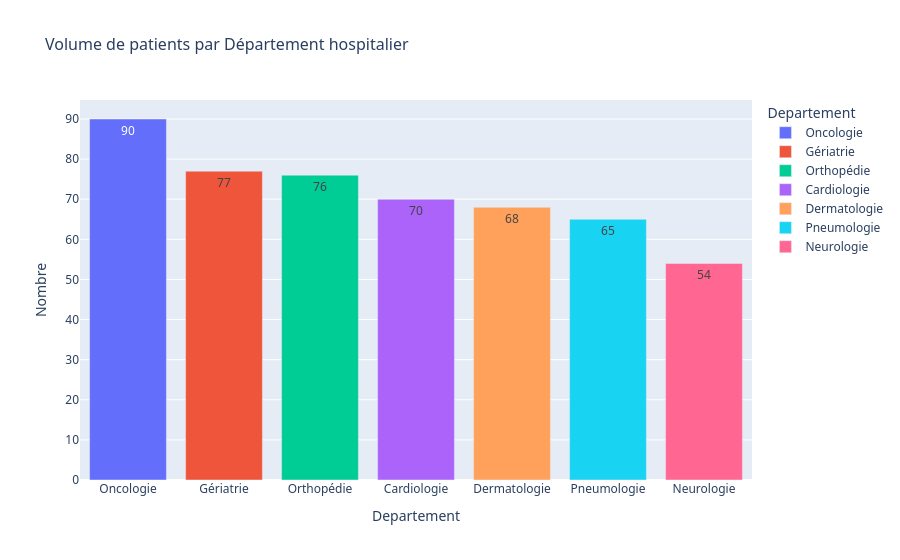

Notebook code cell kept with this figure:
### Markdown cell above
<div style="margin-top: 25px; margin-bottom: 15px; border-left: 5px solid #2980b9; background-color: #f4f7f6; padding: 12px 18px; border-radius: 0 6px 6px 0; box-shadow: 0 2px 4px rgba(0,0,0,0.02);">
    <h3 style="color: #2c3e50; margin: 0; font-family: 'Segoe UI', Tahoma, Geneva, Verdana, sans-serif; font-size: 1.15em; font-weight: 600;">4. Identifier les départements recevant le plus de patients.</h3>
</div>

### Code cell
dep_counts = df['Departement'].value_counts().reset_index()
dep_counts.columns = ['Departement', 'Nombre']
tracer_bar_chart(dep_counts, 'Departement', 'Nombre', "Volume de patients par Département hospitalier")

### Figure 1 — Plotly figure (JSON) as saved in the notebook; plotly's stock layout.template omitted (floating-point values rounded to 4 significant figures)
{"data": [{"hovertemplate": "Departement=%{x}<br>Nombre=%{y}<extra></extra>", "legendgroup": "Oncologie", "marker": {"color": "#636efa", "pattern": {"shape": ""}}, "name": "Oncologie", "orientation": "v", "showlegend": true, "textposition": "auto", "texttemplate": "%{y:.2s}", "type": "bar", "x": ["Oncologie"], "xaxis": "x", "y": [90], "yaxis": "y"}, {"hovertemplate": "Departement=%{x}<br>Nombre=%{y}<extra></extra>", "legendgroup": "Gériatrie", "marker": {"color": "#EF553B", "pattern": {"shape": ""}}, "name": "Gériatrie", "orientation": "v", "showlegend": true, "textposition": "auto", "texttemplate": "%{y:.2s}", "type": "bar", "x": ["Gériatrie"], "xaxis": "x", "y": [77], "yaxis": "y"}, {"hovertemplate": "Departement=%{x}<br>Nombre=%{y}<extra></extra>", "legendgroup": "Orthopédie", "marker": {"color": "#00cc96", "pattern": {"shape": ""}}, "name": "Orthopédie", "orientation": "v", "showlegend": true, "textposition": "auto", "texttemplate": "%{y:.2s}", "type": "bar", "x": ["Orthopédie"], "xaxis": "x", "y": [76], "yaxis": "y"}, {"hovertemplate": "Departement=%{x}<br>Nombre=%{y}<extra></extra>", "legendgroup": "Cardiologie", "marker": {"color": "#ab63fa", "pattern": {"shape": ""}}, "name": "Cardiologie", "orientation": "v", "showlegend": true, "textposition": "auto", "texttemplate": "%{y:.2s}", "type": "bar", "x": ["Cardiologie"], "xaxis": "x", "y": [70], "yaxis": "y"}, {"hovertemplate": "Departement=%{x}<br>Nombre=%{y}<extra></extra>", "legendgroup": "Dermatologie", "marker": {"color": "#FFA15A", "pattern": {"shape": ""}}, "name": "Dermatologie", "orientation": "v", "showlegend": true, "textposition": "auto", "texttemplate": "%{y:.2s}", "type": "bar", "x": ["Dermatologie"], "xaxis": "x", "y": [68], "yaxis": "y"}, {"hovertemplate": "Departement=%{x}<br>Nombre=%{y}<extra></extra>", "legendgroup": "Pneumologie", "marker": {"color": "#19d3f3", "pattern": {"shape": ""}}, "name": "Pneumologie", "orientation": "v", "showlegend": true, "textposition": "auto", "texttemplate": "%{y:.2s}", "type": "bar", "x": ["Pneumologie"], "xaxis": "x", "y": [65], "yaxis": "y"}, {"hovertemplate": "Departement=%{x}<br>Nombre=%{y}<extra></extra>", "legendgroup": "Neurologie", "marker": {"color": "#FF6692", "pattern": {"shape": ""}}, "name": "Neurologie", "orientation": "v", "showlegend": true, "textposition": "auto", "texttemplate": "%{y:.2s}", "type": "bar", "x": ["Neurologie"], "xaxis": "x", "y": [54], "yaxis": "y"}], "layout": {"barmode": "relative", "font": {"family": "Segoe UI"}, "legend": {"title": {"text": "Departement"}, "tracegroupgap": 0}, "title": {"font": {"size": 16}, "text": "Volume de patients par Département hospitalier"}, "xaxis": {"anchor": "y", "categoryarray": ["Oncologie", "Gériatrie", "Orthopédie", "Cardiologie", "Dermatologie", "Pneumologie", "Neurologie"], "categoryorder": "array", "domain": [0, 1], "title": {"font": {"family": "Segoe UI"}, "text": "Departement"}}, "yaxis": {"anchor": "x", "domain": [0, 1], "title": {"font": {"family": "Segoe UI"}, "text": "Nombre"}}}}
